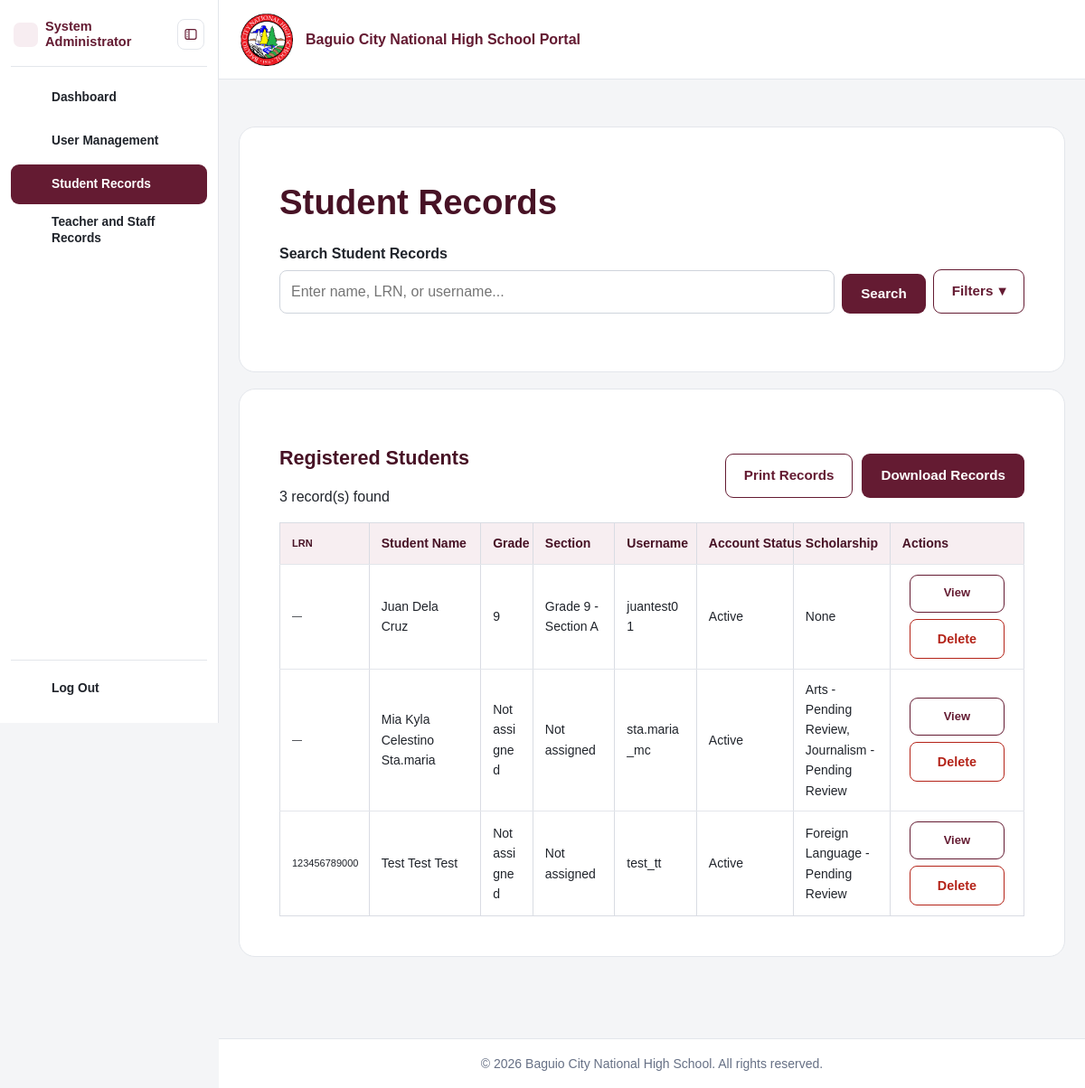
Page /admin/student_records.php (signed in) on the committed database.
### tables this page shows
CREATE TABLE `students` (
  `student_id` int(10) UNSIGNED NOT NULL,
  `user_id` int(10) UNSIGNED NOT NULL,
  `lrn` varchar(20) DEFAULT NULL,
  `first_name` varchar(100) NOT NULL,
  `middle_name` varchar(100) DEFAULT NULL,
  `last_name` varchar(100) NOT NULL,
  `birth_date` date DEFAULT NULL,
  `birthplace` varchar(150) DEFAULT NULL,
  `sex` enum('Male','Female','Prefer not to say') DEFAULT NULL,
  `civil_status` varchar(40) DEFAULT NULL,
  `nationality` varchar(80) DEFAULT NULL,
  `religion` varchar(100) DEFAULT NULL,
  `indigenous_people_status` enum('Yes','No') DEFAULT NULL,
  `indigenous_people_group` varchar(150) DEFAULT NULL,
  `is_pwd` enum('Yes','No') DEFAULT NULL,
  `disability_details` varchar(255) DEFAULT NULL,
  `contact_number` varchar(30) DEFAULT NULL,
  `current_address` text DEFAULT NULL,
  `permanent_address` text DEFAULT NULL,
  `current_grade_level_id` int(10) UNSIGNED DEFAULT NULL,
  `current_section_id` int(10) UNSIGNED DEFAULT NULL,
  `readmission_status` enum('Eligible','Not Eligible') NOT NULL DEFAULT 'Eligible',
  `created_at` timestamp NOT NULL DEFAULT current_timestamp(),
  `updated_at` timestamp NULL DEFAULT NULL ON UPDATE current_timestamp()
);

CREATE TABLE `grade_levels` (
  `grade_level_id` int(10) UNSIGNED NOT NULL,
  `grade_level` varchar(10) NOT NULL
);

CREATE TABLE `sections` (
  `section_id` int(10) UNSIGNED NOT NULL,
  `section_name` varchar(100) NOT NULL,
  `grade_level_id` int(10) UNSIGNED NOT NULL,
  `school_year_id` int(10) UNSIGNED NOT NULL
);

CREATE TABLE `users` (
  `user_id` int(10) UNSIGNED NOT NULL,
  `role_id` int(10) UNSIGNED NOT NULL,
  `username` varchar(60) NOT NULL,
  `email` varchar(150) NOT NULL,
  `password_hash` varchar(255) NOT NULL,
  `must_change_password` tinyint(1) NOT NULL DEFAULT 0,
  `account_status` enum('Active','Inactive','Locked') NOT NULL DEFAULT 'Active',
  `created_at` timestamp NOT NULL DEFAULT current_timestamp(),
  `updated_at` timestamp NULL DEFAULT NULL ON UPDATE current_timestamp()
);

### includes/functions.php (called while the page is built, shortened)
<?php
function e(?string $value): string
{
    return htmlspecialchars($value ?? '', ENT_QUOTES, 'UTF-8');
}

### admin/student_records.php (the view, shortened to what this page needs)
<?php
require_once __DIR__ . '/../includes/bootstrap.php';
$search = trim($_GET['search'] ?? '');
$searchBy = $_GET['search_by'] ?? 'name';
$sql = "SELECT
            s.student_id,
            s.lrn,
            s.first_name,
            s.middle_name,
            s.last_name,
            u.username,
            u.account_status,
            g.grade_level,
            sec.section_name,
            scholarship.scholarship_info
        FROM students s
        INNER JOIN users u ON u.user_id = s.user_id
        LEFT JOIN grade_levels g
            ON g.grade_level_id = s.current_grade_level_id
        LEFT JOIN sections sec
            ON sec.section_id = s.current_section_id
        LEFT JOIN (
            SELECT
                sa.student_id,
                GROUP_CONCAT(
                    CONCAT(sp.program_name, ' - ', sa.application_status)
                    SEPARATOR ', '
                ) AS scholarship_info
            FROM scholarship_applications sa
            INNER JOIN special_programs sp
                ON sp.program_id = sa.program_id
            GROUP BY sa.student_id
        ) scholarship ON scholarship.student_id = s.student_id";
$params = [];
$sql .= " ORDER BY s.last_name ASC, s.first_name ASC";
$query = $pdo->prepare($sql);
$query->execute($params);
$students = $query->fetchAll(PDO::FETCH_ASSOC);
require_once __DIR__ . '/../includes/header.php';
?>
<section class="form-card">
    <h1>Student Records</h1>
    <form method="get" class="table-search-form student-search-form">
        <div class="table-search-toolbar">
            <div class="table-search-field">
                <label for="search">Search Student Records</label>
                <input
                    type="search" data-student-suggestions="admin_records" data-suggestion-url="<?= BASE_URL ?>/includes/student_suggestions.php"
                    id="search"
                    name="search"
                    value="<?= e($search) ?>"
                    placeholder="Enter name, LRN, or username..."
                    <?= in_array($searchBy, ['grade', 'section'], true) ? 'hidden disabled' : '' ?>
                >
            </div>
            <button type="submit" class="button button-primary">Search</button>
            <details class="table-search-disclosure">
                <summary class="button button-outline">
                    Filters<?= ($searchBy !== 'name') ? ' (active)' : '' ?>
                </summary>
            </details>
        </div>
    </form>
</section>
<section class="form-card">
    <div class="section-heading student-records-heading">
        <div>
            <h2>Registered Students</h2>
            <p><?= count($students) ?> record(s) found</p>
        </div>
        <?php if ($students): ?>
            <?php
            $reportParameters = http_build_query([
                'search' => $search,
                'search_by' => $searchBy
            ]);
            ?>
            <div class="student-record-actions">
                <a
                    href="<?= BASE_URL ?>/admin/student_records_report.php?<?= e($reportParameters) ?>&print=1"
                    class="button button-outline"
                    data-print-report target="_blank"
                    rel="noopener"
                >
                    Print Records
                </a>
                <a
                    href="<?= BASE_URL ?>/admin/student_records_report.php?<?= e($reportParameters) ?>&download=1"
                    class="button button-primary"
                >
                    Download Records
                </a>
            </div>
        <?php endif; ?>
    </div>
    <?php if (!$students): ?>
        <p>No student records found.</p>
    <?php else: ?>
        <div class="table-responsive">
            <table class="student-records-table">
                <thead>
                    <tr>
                        <th>LRN</th>
                        <th>Student Name</th>
                        <th>Grade</th>
                        <th>Section</th>
                        <th>Username</th>
                        <th>Account Status</th>
                        <th>Scholarship</th>
                        <th>Actions</th>
                    </tr>
                </thead>
                <tbody>
                    <?php foreach ($students as $student): ?>
                        <tr>
                            <td>
                                <?= e($student['lrn'] ?? '—') ?>
                            </td>
                            <td>
                                <?= e(trim(
                                    $student['first_name'] . ' ' .
                                    ($student['middle_name']
                                        ? $student['middle_name'] . ' '
                                        : '') .
                                    $student['last_name']
                                )) ?>
                            </td>
                            <td>
                                <?= e($student['grade_level'] ?? 'Not assigned') ?>
                            </td>
                            <td>
                                <?= e($student['section_name'] ?? 'Not assigned') ?>
                            </td>
                            <td>
                                <?= e($student['username']) ?>
                            </td>
                            <td>
                                <?= e($student['account_status']) ?>
                            </td>
                            <td>
                                <?= e($student['scholarship_info'] ?? 'None') ?>
                            </td>
                            <td>
                                <div class="student-actions">
                                    <a
                                        href="<?= BASE_URL ?>/admin/student_view.php?id=<?= (int) $student['student_id'] ?>"
                                        class="button button-outline"
                                    >
                                        View
                                    </a>
                                    <form
                                        method="POST"
                                        action="<?= BASE_URL ?>/admin/delete_student.php"
                                        data-confirm-delete="WARNING: This will permanently delete this student account and ALL connected records. This action cannot be undone. Are you sure?"
                                    >
                                        <button
                                            type="submit"
                                            class="button portal-record-action button-danger-outline"
                                        >
                                            Delete
                                        </button>
                                    </form>
                                </div>
                            </td>
                        </tr>
                    <?php endforeach; ?>
                </tbody>
            </table>
        </div>
    <?php endif; ?>
</section>
<?php require_once __DIR__ . '/../includes/footer.php'; ?>

### assets/css/responsive.css (style rules this page uses)
html, body { min-width: 0; max-width: 100%; }
.page-container, .form-card, .dashboard-card, .welcome-banner, .hero, .table-container { min-width: 0; }
.page-container > * { min-width: 0; max-width: 100%; }
.page-container :where(h1, h2, h3, p, li, td, th, label, dd, .muted), .brand span { overflow-wrap: anywhere; }
:is(.table-container, .table-responsive, .table-scroll, .records-table-wrapper, .announcement-table-wrapper, .masterlist-table-wrap, .renewal-table-wrap, .stipend-table-wrap) { min-width: 0; max-width: 100%; overflow-x: auto; overscroll-behavior-inline: contain; }
input, select, textarea { max-width: 100%; }
button, .button, input[type="submit"], input[type="button"] { touch-action: manipulation; }

### admin/student_records.php (style rules this page uses)
.student-records-heading { display: flex; align-items: center; justify-content: space-between; gap: 16px; flex-wrap: wrap; }
.student-record-actions { display: flex; align-items: center; gap: 10px; flex-wrap: wrap; }

### rows in the picture
students: lrn "—", first_name+middle_name+last_name "Juan Dela Cruz", current_grade_level.grade_level "9", current_section.section_name "Grade 9 - Section A", user.username "juantest01", user.account_status "Active", scholarship_info "None"
students: lrn "—", first_name+middle_name+last_name "Mia Kyla Celestino Sta.maria", grade_level "Not assigned", section_name "Not assigned", user.username "sta.maria_mc", user.account_status "Active", scholarship_info "Arts - Pending Review, Journalism - Pending Review"
students: lrn "123456789000", first_name+middle_name+last_name "Test Test Test", grade_level "Not assigned", section_name "Not assigned", user.username "test_tt", user.account_status "Active", scholarship_info "Foreign Language - Pending Review"

### other values in the picture
$sidebarHeading "System Administrator"
$link['label'] "Dashboard"
$link['label'] "User Management"
$link['label'] "Student Records"
$link['label'] "Teacher and Staff Records"
count($students) "3"
